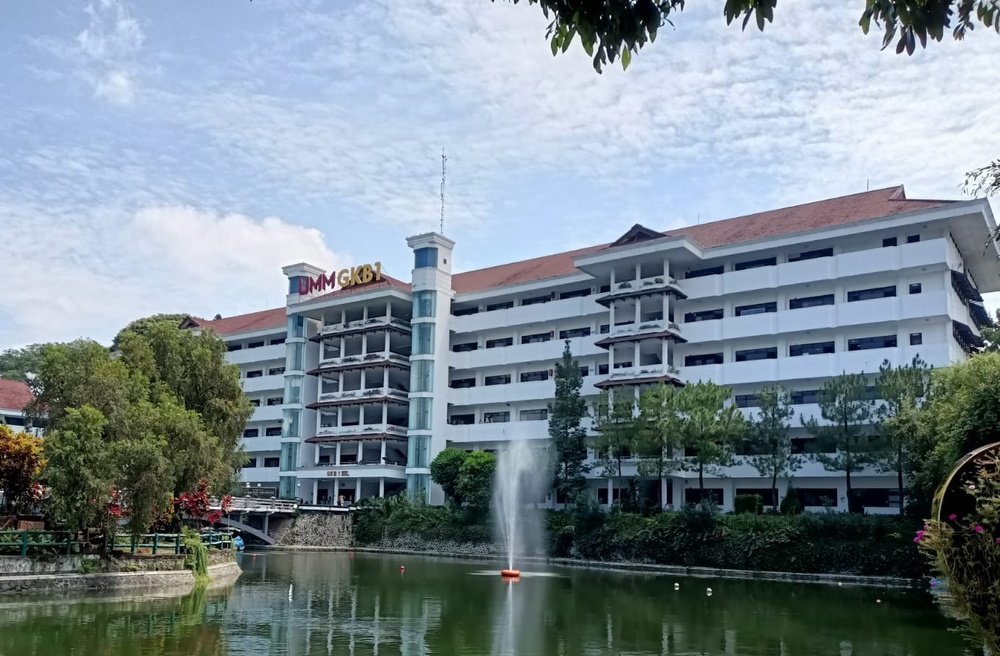
#> input picture modul 6 pyshit/Kegiatan3/Background/UMM.jpg, 1000 x 656 px, shrunk from 1383 x 907 before the run, found by its file name
$ python Percobaan3.py
#> lines starting #> are read from the running program, lines starting #| are printed output that depends on the picture
from PIL import Image, ImageEnhance

# TODO 1: Buka gambar dengan Pillow
image = Image.open("C:/Users/LENOVO/Documents/sHITTT/modul 6 pyshit/Kegiatan3/Background/UMM.jpg")  # Ganti dengan path gambar yang sesuai
#> image is the input picture: PIL image 1000x656 RGB; mean R, G, B 121.7, 135.6, 144.1

# TODO 2: Ubah tingkat kecerahan (brightness) dan kontras (contrast)
brightness_factor = 1.5
contrast_factor = 1.2

enhancer = ImageEnhance.Brightness(image)
brightened_image = enhancer.enhance(brightness_factor)
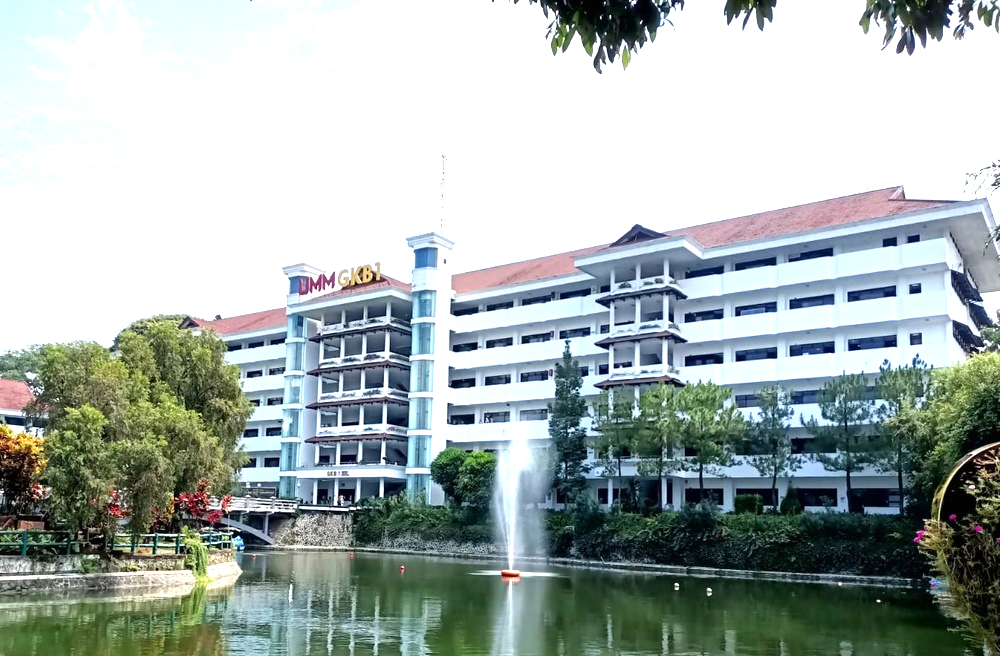
#> brightened_image: PIL image 1000x656 RGB; mean R, G, B 165.7, 176.5, 173.4

enhancer = ImageEnhance.Contrast(brightened_image)
final_image = enhancer.enhance(contrast_factor)
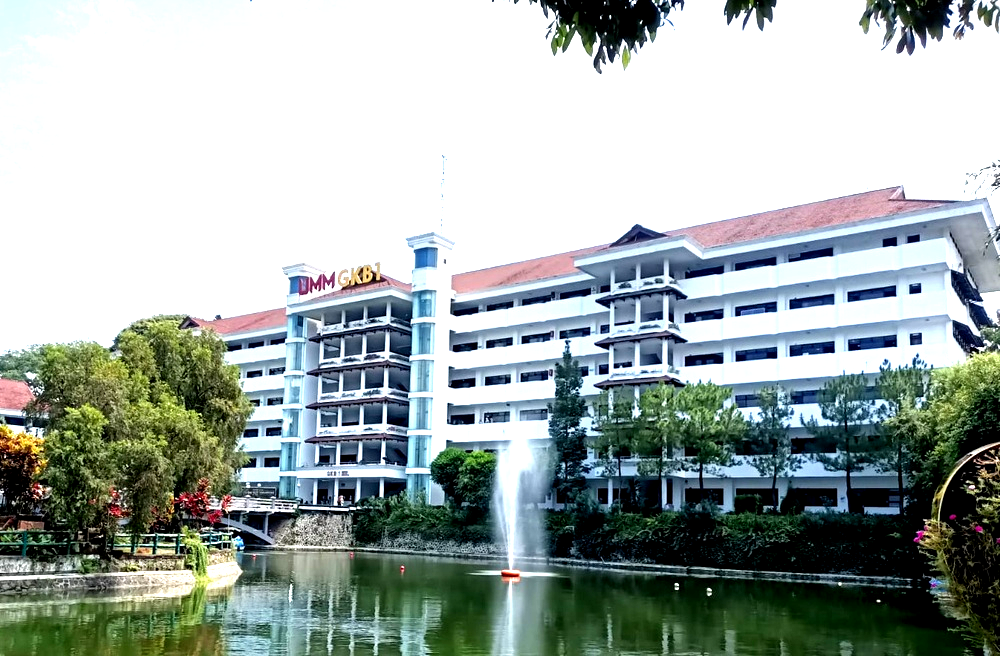
#> final_image: PIL image 1000x656 RGB; mean R, G, B 160, 170.6, 166.8

# TODO 3: Simpan gambar hasil edit
final_image.save("brightness_contrast_image.jpg")

# TODO 4: Tampilkan
final_image.show()
